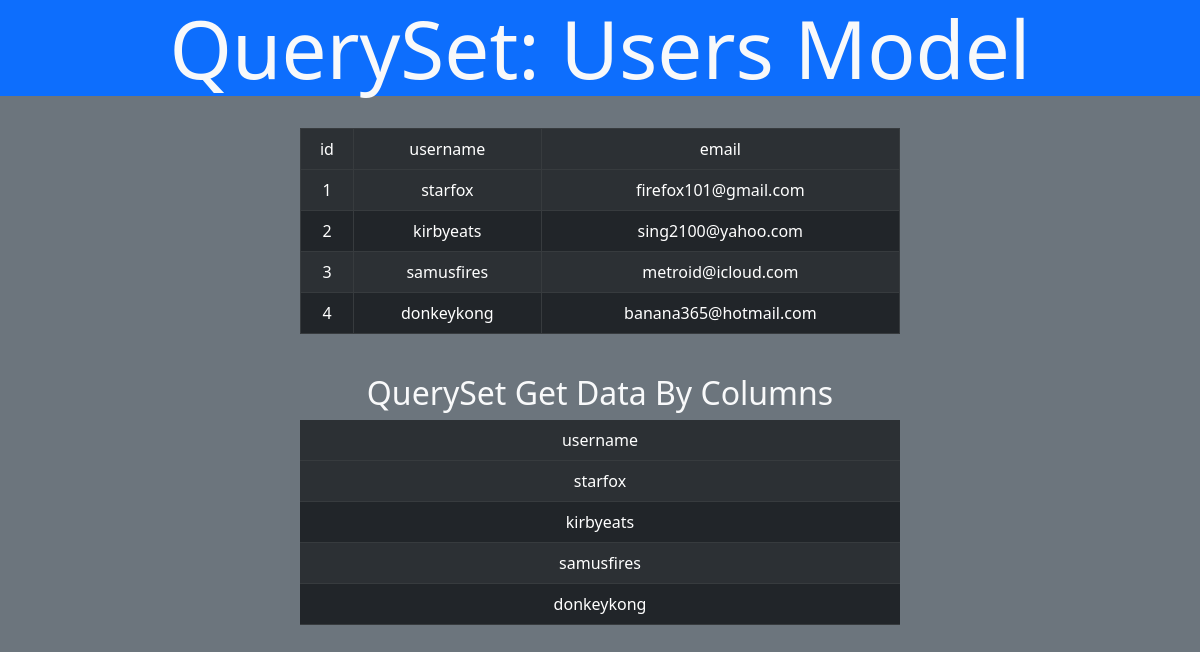
/users/usertable/, run on the app's committed database.
### users/models.py (models this page shows)
class Users(models.Model):      # CREATE TABLE users_users ( col1, col2, col3, ...)
    username = models.CharField(max_length=255)     # username varchar(255)
    email = models.CharField(max_length=255)        # email varchar(255)
    password = models.CharField(max_length=255)     # password varchar(255)

### users/views.py (the view)
# urls.py: path('usertable/', views.usertable, name='usertable'),
def usertable(request):     # QuerySet : Users, objects: Users objects
    userdata = Users.objects.all().values()     # Get records!
    userinfo = Users.objects.values_list('username')
    context = {
        'usertable' : userdata,
        'usernames' : userinfo
    }
    template = loader.get_template('usertable.html')
    return HttpResponse(template.render(context, request))

### users/templates/usertable.html (shortened to what this page needs)
<!DOCTYPE html>
<html lang="en">
<head>
<link href="https://cdn.jsdelivr.net/npm/bootstrap@5.2.3/dist/css/bootstrap.min.css" rel="stylesheet">
</head>
<body class="bg-secondary">
    <div class="container-mt-3 bg-primary">
        <h1 class="display-1 text-center text-light">QuerySet: Users Model</h1>
    </div>
    <br>
        <table class="table table-bordered table-striped table-dark w-50 text-center" style="margin-left:auto;margin-right:auto;">
            <theader>
                <tr>
                    <td>id</td>
                    <td>username</td>
                    <td>email</td>
                </tr>
            </theader>
            <tbody>
                {% for i in usertable %}
                <tr>
                <td>{{i.id}}</td>
                <td>{{i.username}}</td>
                <td>{{i.email}}</td>
                </tr>
                {% endfor %}
            </tbody>
        </table>
        <br>
        <h2 class="text-center text-light">QuerySet Get Data By Columns</h2>
        <table class="table table-striped table-dark w-50 text-center" style="margin-left:auto;margin-right:auto;">
            <theader>
                <tr>
                    <td>username</td>
                </tr>
            </theader>
            <tbody>
                {% for x in usernames %}
                <tr>
                <td>{{x|cut:"("|cut:")"|cut:","|cut:"'"}}</td>
                </tr>
                {% endfor %}
            </tbody>
        </table>
</body>
</html>

### data on the page
Users: id "1", username "starfox", email "firefox101@gmail.com"
Users: id "2", username "kirbyeats", email "sing2100@yahoo.com"
Users: id "3", username "samusfires", email "metroid@icloud.com"
Users: id "4", username "donkeykong", email "banana365@hotmail.com"

### other printed values
{{ x|cut:"("|cut:")"|cut:","|cut:"'" }} "starfox" "kirbyeats" "samusfires" "donkeykong"
